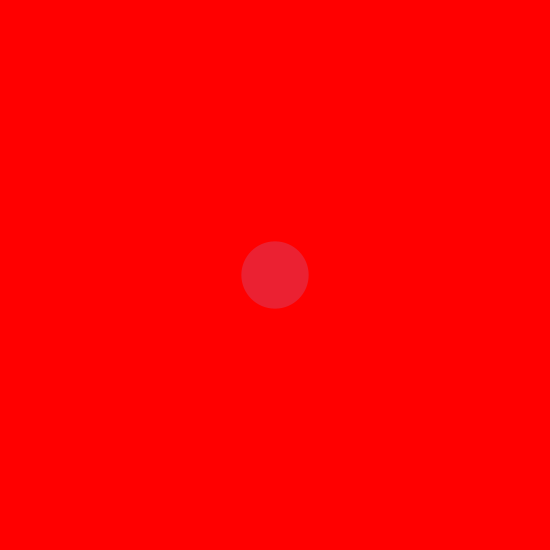
Frame 1 (no input)
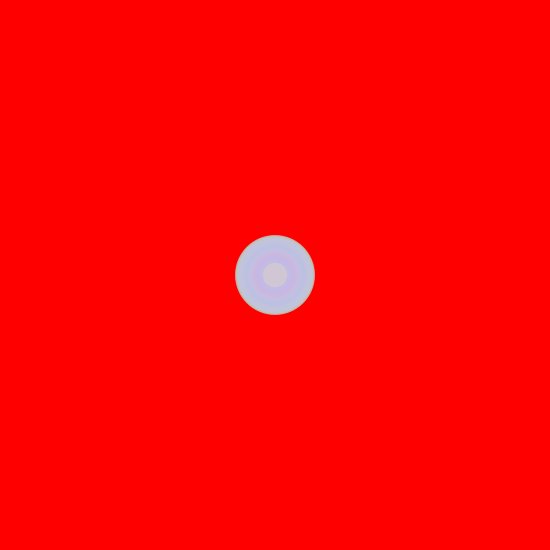
Frame 60 (the mouse pressed at the canvas centre just before this capture)
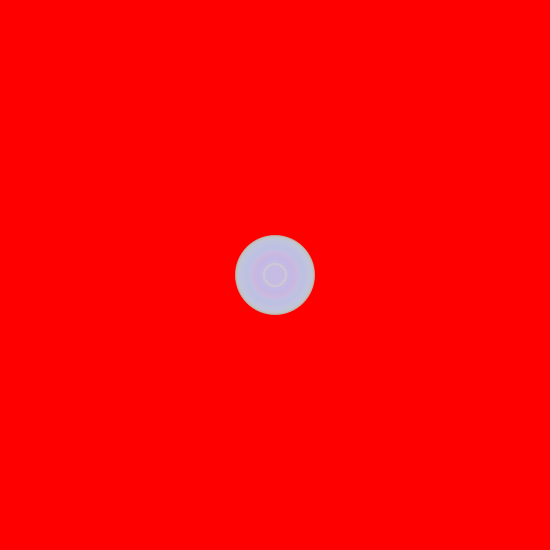
Frame 120 (the mouse held since frame 60 and released just before this capture)

The Processing sketch that drew these frames (run headless with seeded random() and noise(); from frame 60 on, the mouse is pressed at the canvas centre):

// Processing sketch: processing_150385
// ── processing_150385.pde

int counter;

void setup() {  //setup function called initially, only once
  size(550, 550);
  background(255, 0, 0);  //set background white
  colorMode(HSB);   //set colors to Hue, Saturation, Brightness mode
  counter = 0;
}

void draw() {  //draw function loops 
  counter++;
  noStroke();
  fill(random(255),100,255,50);
  
  if(mousePressed == true) { //add some interaction
    ellipse(mouseX, mouseY, 20, 20);
  }
  else {
    ellipse(width/2, height/2, 80*sin(counter), 80*sin(counter));
  }
}
